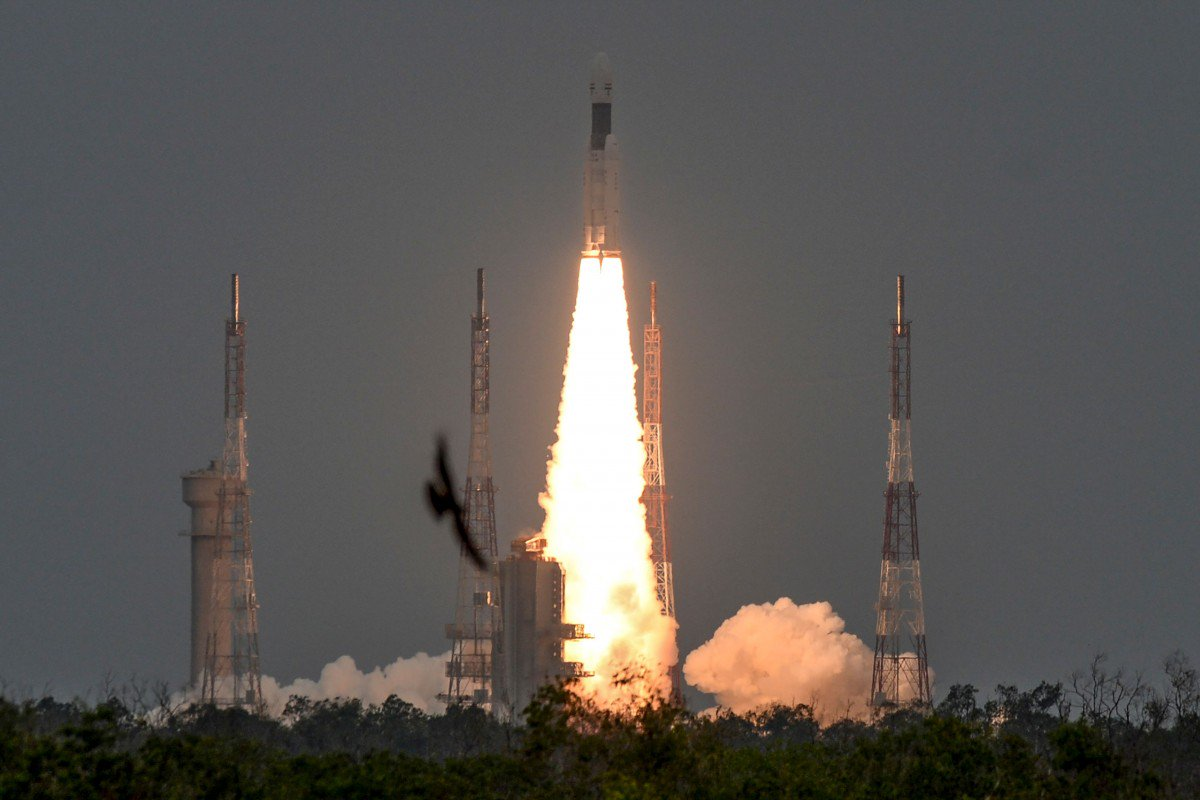
//> input picture Assignments/0/rocket.jpg, 1200 x 800 px
$ ./DetailEnhancement ../0/rocket.jpg   (built with g++ and OpenCV 4)
//> lines starting //> are read from the running program, lines starting //| are printed output that depends on the picture
#include <opencv2/opencv.hpp>
#include <bits/stdc++.h>


// imshow(winname, mat) -> None
// . The function may scale the image, depending on its depth:
// . - If the image is 8-bit unsigned, it is displayed as is.
// . - If the image is 16-bit unsigned or 32-bit integer, the pixels are divided by 256.
//     That is, the value range [0,255\*256] is mapped to [0,255].
// . - If the image is 32-bit or 64-bit floating-point, the pixel values are multiplied by 255. That is, the
// .   value range [0,1] is mapped to [0,255].

std::string type2str(int type) {
  std::string r;
  uchar depth = type & CV_MAT_DEPTH_MASK;
  uchar chans = 1 + (type >> CV_CN_SHIFT);
  switch ( depth ) {
    case CV_8U:  r = "8U"; break;
    case CV_8S:  r = "8S"; break;
    case CV_16U: r = "16U"; break;
    case CV_16S: r = "16S"; break;
    case CV_32S: r = "32S"; break;
    case CV_32F: r = "32F"; break;
    case CV_64F: r = "64F"; break;
    default:     r = "User"; break;
  }
  r += "C";
  r += (chans+'0');
  return r;
}


cv::Mat gamma(cv::Mat image){
  cv::Mat ret(image.rows,image.cols,CV_32FC3);
  for(int r = 0 ; r<image.rows;r++){
    for (int c = 0; c < image.cols; c++){
      for(int ch = 0;ch<image.channels();ch++){
        if(image.at<cv::Vec3f>(r,c)[ch]<=0.0031308)
          ret.at<cv::Vec3f>(r,c)[ch] = 12.92*image.at<cv::Vec3f>(r,c)[ch];
        else
          ret.at<cv::Vec3f>(r,c)[ch] = 1.055*std::pow(image.at<cv::Vec3f>(r,c)[ch],1/2.2) - 0.055;
      }
    }
  }
  return(ret);
}


cv::Mat LLenhancement(const cv::Mat& Luminance){
    cv::Mat logL;
    cv::log(1 + Luminance, logL);
    logL = logL/cv::log(10);
    double minVal;
    double maxVal;
    cv::Point minLoc;
    cv::Point maxLoc;

    cv::minMaxLoc( logL, &minVal, &maxVal, &minLoc, &maxLoc );
    logL = (logL - minVal)/(maxVal-minVal); //[0,b]
    cv::Mat M(logL.rows,logL.cols,CV_32FC1);
    // cv::exp(logL,M);
    for(int r = 0 ; r<M.rows;r++){
        for (int c = 0; c < M.cols; c++){
            M.at<float>(r,c) = std::pow(10.0,logL.at<float>(r,c));
        }
    }

    cv::minMaxLoc( M, &minVal, &maxVal, &minLoc, &maxLoc );

    M = ((M - minVal)/(maxVal-minVal));
    return(M);
}

cv::Mat HistEquivalization(const cv::Mat& img){
    cv::Mat M(img.rows,img.cols,CV_32FC1);
    int numbins = 256;

    std::vector<float> hist(numbins);
    for (int i = 0; i < numbins; i++) hist[i] = 0;

    for(int r = 0 ; r < img.rows;r++){
        for (int c = 0; c < img.cols; c++){
            if((int)img.at<float>(r,c)*numbins<numbins)
                hist[(int)img.at<float>(r,c)*numbins] += 1;
            else
                hist[numbins - 1] += 1;
        }
    }
    //cdf
    for (int i = 1; i < numbins; i++) hist[i] = hist[i] + hist[i-1];
    for (int i = 0; i < numbins; i++) hist[i] = hist[i]/(img.rows*img.cols);
    for(int r = 0 ; r < img.rows;r++){
        for (int c = 0; c < img.cols; c++){
            if((int)img.at<float>(r,c)*numbins<numbins)
                M.at<float>(r,c) = hist[(int)img.at<float>(r,c)*numbins];
            else
                M.at<float>(r,c) = hist[numbins - 1];
        }
    }

    return(M);
}

cv::Mat unsharpMasking(const cv::Mat& img){
    cv::Mat Blurred;
    cv::GaussianBlur(img,Blurred,cv::Size(0,0),0.3,0.3);
    cv::Mat details = img - Blurred;
    cv::Mat M = details*100 + Blurred;
    return(M);
}

int main(int argc, char** argv){

    cv::Mat image = cv::imread(argv[1],CV_LOAD_IMAGE_UNCHANGED);
//> image is the input picture: 800 rows x 1200 cols, CV_8UC3; mean B, G, R 83.8, 86.9, 90.7
    std::cout<<type2str(image.type())<<"\n";
//| 8UC3

    // image = image*1000;
    // cv::resize(image, image, cv::Size(image.cols/2, image.rows/2)); // to half size or even smaller
    // image = toneMapping(image);
    double r,b,g;
    r = 0.299;
    b = 0.144;
    g = 0.587;
    cv:: Mat Luminance(image.rows,image.cols,CV_32FC1);;
    for(int r = 0;r<image.rows;r++){
        for(int c = 0 ;c<image.cols; c++){
            Luminance.at<float>(r,c) = b*image.at<cv::Vec3f>(r,c)[0] + g*image.at<cv::Vec3f>(r,c)[1] + r*image.at<cv::Vec3f>(r,c)[2];
        }
    }
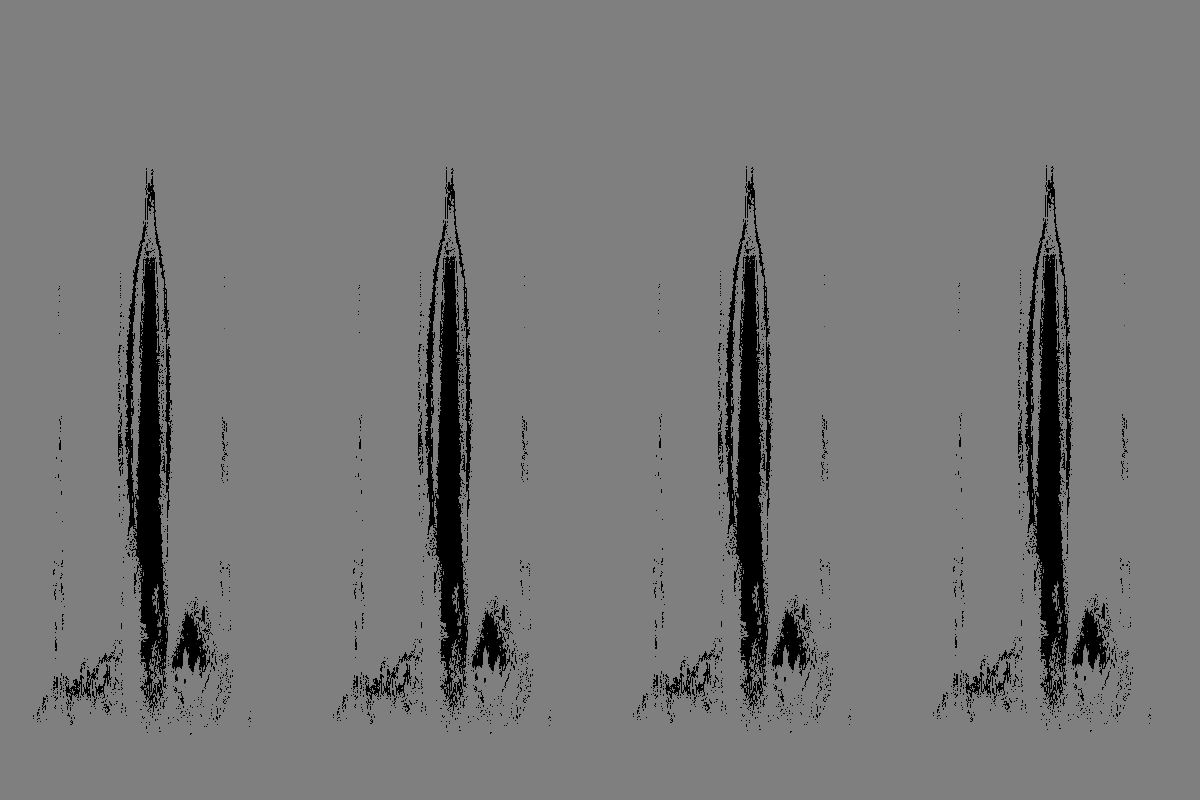
//> Luminance: 800 rows x 1200 cols, CV_32FC1; 4.47% of the values are NaN or infinite; the others: min -3.4e+38, max 3.4e+38, mean nan; drawn with min black, max white, NaN and infinite black

    cv::Mat M = LLenhancement(Luminance);
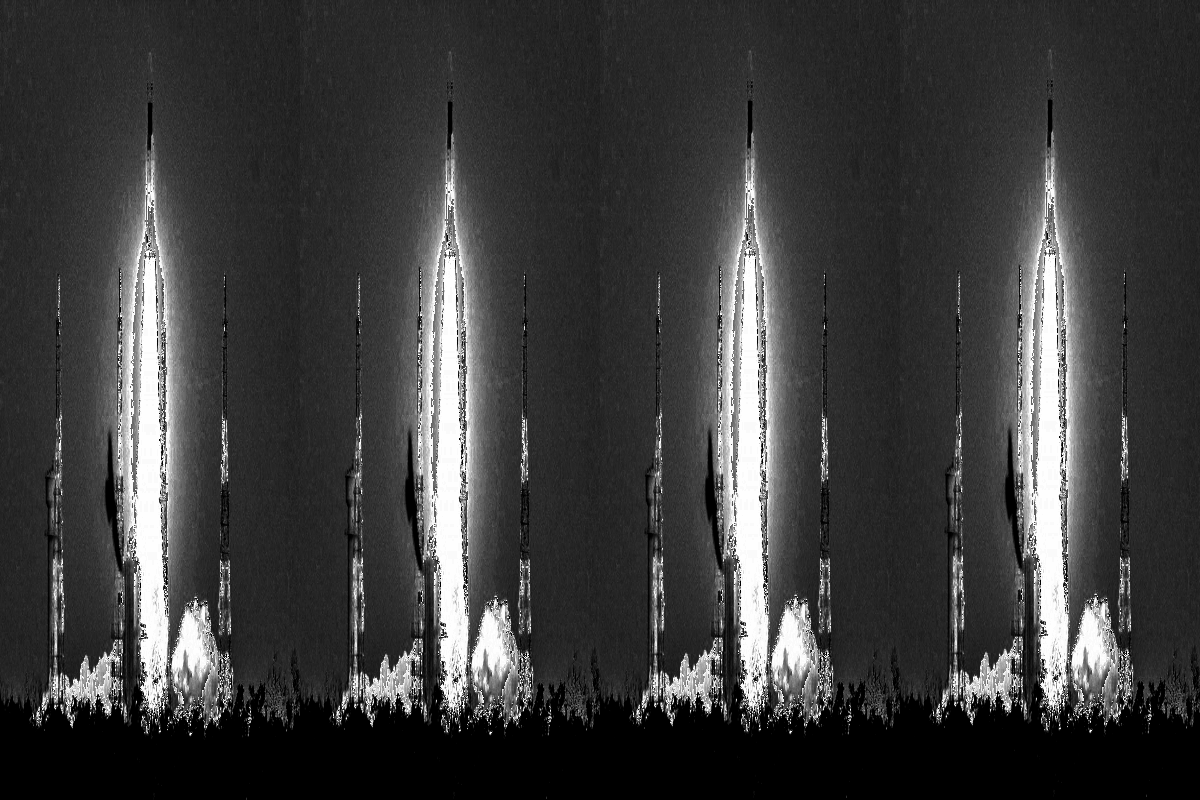
//> M: 800 rows x 1200 cols, CV_32FC1; min 0, max 1, mean 0.24


    // M = HistEquivalization(Luminance);//order is important because the range with change otherwise
    M = unsharpMasking(M);
//> in unsharpMasking, `cv::Mat details = img - Blurred;`:
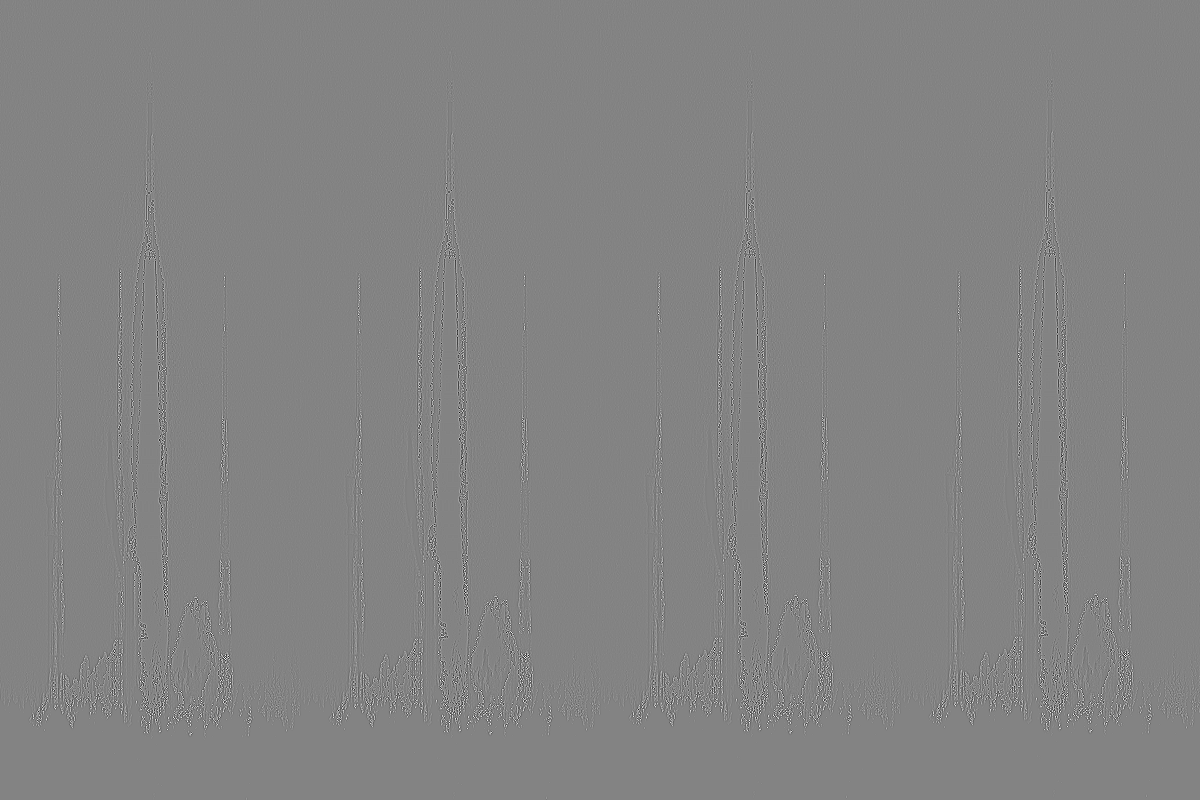
//> details: 800 rows x 1200 cols, CV_32FC1; min -0.014, max 0.0131, mean -1.05e-08; drawn with min black and max white
//> in unsharpMasking, `cv::Mat M = details*100 + Blurred;`:
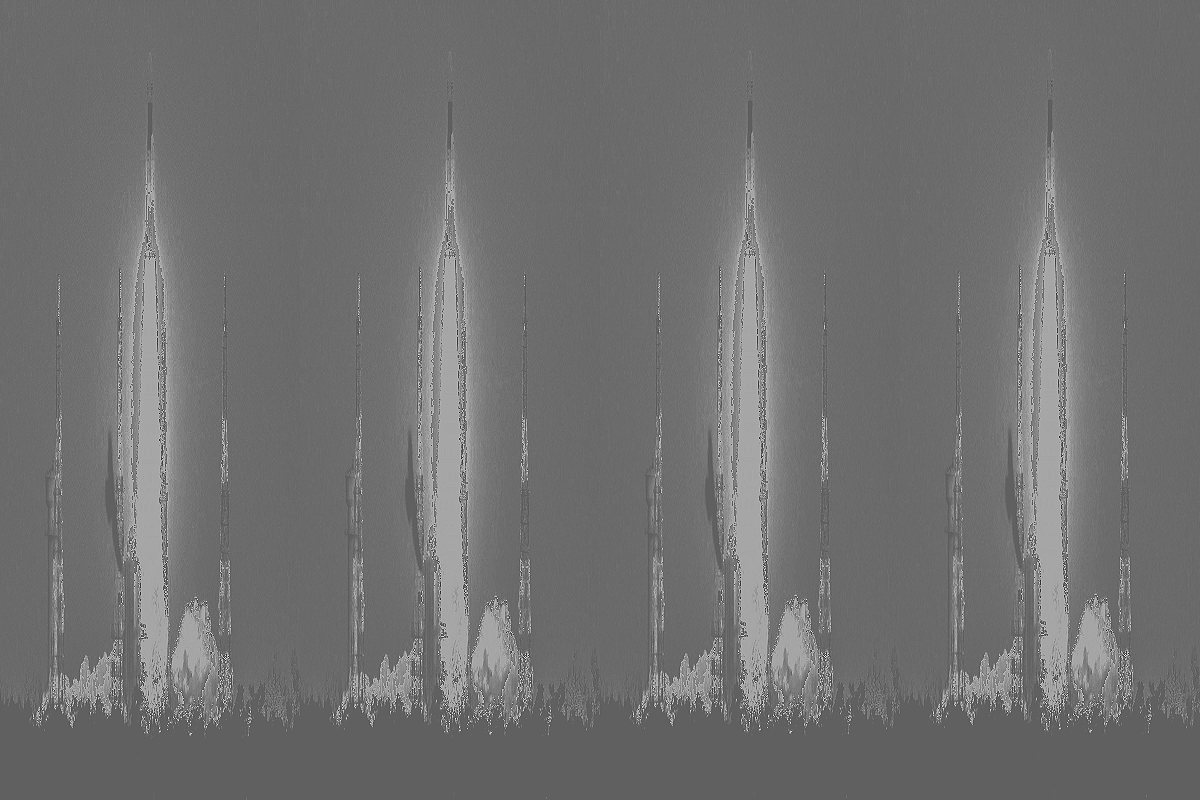
//> M: 800 rows x 1200 cols, CV_32FC1; min -1.38, max 2.26, mean 0.24; drawn with min black and max white

    cv::Mat coloured(image.rows,image.cols,CV_32FC3);
    for(int r = 0 ; r<image.rows;r++){
        for (int c = 0; c < image.cols; c++){
            float Lin= Luminance.at<float>(r,c);
            int k = 250;
            coloured.at<cv::Vec3f>(r,c)[0] = k*(float)((image.at<cv::Vec3f>(r,c)[0]/Luminance.at<float>(r,c))*M.at<float>(r,c));
            coloured.at<cv::Vec3f>(r,c)[1] = k*(float)((image.at<cv::Vec3f>(r,c)[1]/Luminance.at<float>(r,c))*M.at<float>(r,c));
            coloured.at<cv::Vec3f>(r,c)[2] = k*(float)((image.at<cv::Vec3f>(r,c)[2]/Luminance.at<float>(r,c))*M.at<float>(r,c));
        }
    }
//> coloured: 800 rows x 1200 cols, CV_32FC3; 2.77% of the values are NaN or infinite; the others: min -3241.5, max 45597.2, mean 28.24

    coloured = gamma(coloured);
//> after the loop in gamma, `for(int r = 0 ; r<image.rows;r++)`: ret: 800 rows x 1200 cols, CV_32FC3; 2.77% of the values are NaN or infinite; the others: min -41879.9, max 138.3, mean -8.72
    // std::cout<<coloured;
    cv::namedWindow( "Display window",CV_WINDOW_FREERATIO);
    // cv::imshow( "Display window", M);
    // cv::imshow( "Display window", Luminance);
    // cv::imshow( "Display window", logL);
    cv::imshow( "Display window", coloured);
    // cv::imshow( "Display window", image);


    cv::waitKey(0);
    cv::destroyAllWindows();
    return(0);
}
